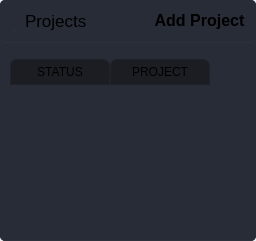
                     <widget class="QWidget" name="projects_page">
                      <property name="font">
                       <font>
                        <pointsize>10</pointsize>
                       </font>
                      </property>
                      <layout class="QGridLayout" name="gridLayout_3">
                       <property name="leftMargin">
                        <number>0</number>
                       </property>
                       <property name="topMargin">
                        <number>0</number>
                       </property>
                       <property name="rightMargin">
                        <number>0</number>
                       </property>
                       <property name="bottomMargin">
                        <number>0</number>
                       </property>
                       <property name="horizontalSpacing">
                        <number>0</number>
                       </property>
                       <item row="0" column="0">
                        <widget class="QFrame" name="projects_frame">
                         <property name="styleSheet">
                          <string notr="true">background-color: rgb(39, 44, 54);
border-radius: 5px;</string>
                         </property>
                         <property name="frameShape">
                          <enum>QFrame::StyledPanel</enum>
                         </property>
                         <property name="frameShadow">
                          <enum>QFrame::Raised</enum>
                         </property>
                         <layout class="QGridLayout" name="gridLayout_20">
                          <property name="leftMargin">
                           <number>0</number>
                          </property>
                          <property name="topMargin">
                           <number>0</number>
                          </property>
                          <property name="rightMargin">
                           <number>0</number>
                          </property>
                          <property name="bottomMargin">
                           <number>0</number>
                          </property>
                          <item row="0" column="0">
                           <widget class="QFrame" name="pro_top_frame">
                            <property name="styleSheet">
                             <string notr="true">QFrame{border-bottom:1px solid  rgb(44, 49, 60);}</string>
                            </property>
                            <property name="frameShape">
                             <enum>QFrame::StyledPanel</enum>
                            </property>
                            <property name="frameShadow">
                             <enum>QFrame::Raised</enum>
                            </property>
                            <layout class="QHBoxLayout" name="pro_top_frameLayout">
                             <property name="spacing">
                              <number>7</number>
                             </property>
                             <property name="leftMargin">
                              <number>11</number>
                             </property>
                             <property name="topMargin">
                              <number>11</number>
                             </property>
                             <property name="rightMargin">
                              <number>11</number>
                             </property>
                             <property name="bottomMargin">
                              <number>11</number>
                             </property>
                             <item>
                              <widget class="QLabel" name="label_4">
                               <property name="text">
                                <string/>
                               </property>
                               <property name="pixmap">
                                <pixmap resource="../files.qrc">:/16x16/icons/16x16/cil-3d.png</pixmap>
                               </property>
                              </widget>
                             </item>
                             <item>
                              <widget class="QLabel" name="pro_label">
                               <property name="font">
                                <font>
                                 <family>Segoe UI</family>
                                 <pointsize>13</pointsize>
                                </font>
                               </property>
                               <property name="styleSheet">
                                <string notr="true">QLabel{border:none}</string>
                               </property>
                               <property name="text">
                                <string>Projects</string>
                               </property>
                              </widget>
                             </item>
                             <item>
                              <spacer name="horizontalSpacer_5">
                               <property name="orientation">
                                <enum>Qt::Horizontal</enum>
                               </property>
                               <property name="sizeHint" stdset="0">
                                <size>
                                 <width>40</width>
                                 <height>20</height>
                                </size>
                               </property>
                              </spacer>
                             </item>
                             <item>
                              <widget class="QPushButton" name="pro_add_btn">
                               <property name="font">
                                <font>
                                 <pointsize>12</pointsize>
                                 <weight>75</weight>
                                 <bold>true</bold>
                                </font>
                               </property>
                               <property name="cursor">
                                <cursorShape>PointingHandCursor</cursorShape>
                               </property>
                               <property name="toolTip">
                                <string>Add Project</string>
                               </property>
                               <property name="text">
                                <string>Add Project</string>
                               </property>
                               <property name="icon">
                                <iconset resource="../files.qrc">
                                 <normaloff>:/24x24/icons/24x24/cil-medical-cross.png</normaloff>:/24x24/icons/24x24/cil-medical-cross.png</iconset>
                               </property>
                               <property name="iconSize">
                                <size>
                                 <width>24</width>
                                 <height>24</height>
                                </size>
                               </property>
                               <property name="flat">
                                <bool>true</bool>
                               </property>
                              </widget>
                             </item>
                            </layout>
                           </widget>
                          </item>
                          <item row="1" column="0">
                           <widget class="QTableWidget" name="pro_table">
                            <property name="font">
                             <font>
                              <pointsize>10</pointsize>
                             </font>
                            </property>
                            <property name="focusPolicy">
                             <enum>Qt::NoFocus</enum>
                            </property>
                            <property name="styleSheet">
                             <string notr="true">QTableWidget {	
	background-color: rgb(39, 44, 54);
	padding: 10px;
	border-radius: 5px;
	gridline-color: rgb(44, 49, 60);
	border-bottom: 1px solid rgb(44, 49, 60);
}
QTableWidget::item{
	padding-left: 5px;
	padding-right: 5px;
	gridline-color: rgb(44, 49, 60);
}
QTableWidget::item:selected{
	background-color: rgb(28, 32, 40);
}
QScrollBar:horizontal {
    border: none;
    background: rgb(52, 59, 72);
    height: 14px;
    margin: 0px 21px 0 21px;
	border-radius: 0px;
}
 QScrollBar:vertical {
	border: none;
    background: rgb(52, 59, 72);
    width: 14px;
    margin: 21px 0 21px 0;
	border-radius: 0px;
 }
QHeaderView::section{
	Background-color: rgb(39, 44, 54);
	max-width: 30px;
	border: 1px solid rgb(44, 49, 60);
	border-style: none;
    border-bottom: 1px solid rgb(44, 49, 60);
    border-right: 1px solid rgb(44, 49, 60);
}
QTableWidget::horizontalHeader {	
	background-color: rgb(81, 255, 0);
}
QHeaderView::section:horizontal
{
    border: 1px solid rgb(32, 34, 42);
	background-color: rgb(27, 29, 35);
	padding: 3px;
	border-top-left-radius: 7px;
    border-top-right-radius: 7px;
}
QHeaderView::section:vertical
{
    border: 1px solid rgb(44, 49, 60);
}

</string>
                            </property>
                            <property name="frameShape">
                             <enum>QFrame::NoFrame</enum>
                            </property>
                            <property name="frameShadow">
                             <enum>QFrame::Raised</enum>
                            </property>
                            <property name="editTriggers">
                             <set>QAbstractItemView::NoEditTriggers</set>
                            </property>
                            <property name="selectionBehavior">
                             <enum>QAbstractItemView::SelectRows</enum>
                            </property>
                            <property name="showGrid">
                             <bool>false</bool>
                            </property>
                            <property name="sortingEnabled">
                             <bool>true</bool>
                            </property>
                            <property name="columnCount">
                             <number>2</number>
                            </property>
                            <attribute name="verticalHeaderVisible">
                             <bool>false</bool>
                            </attribute>
                            <column>
                             <property name="text">
                              <string>STATUS</string>
                             </property>
                            </column>
                            <column>
                             <property name="text">
                              <string>PROJECT</string>
                             </property>
                            </column>
                           </widget>
                          </item>
                         </layout>
                        </widget>
                       </item>
                      </layout>
                     </widget>
